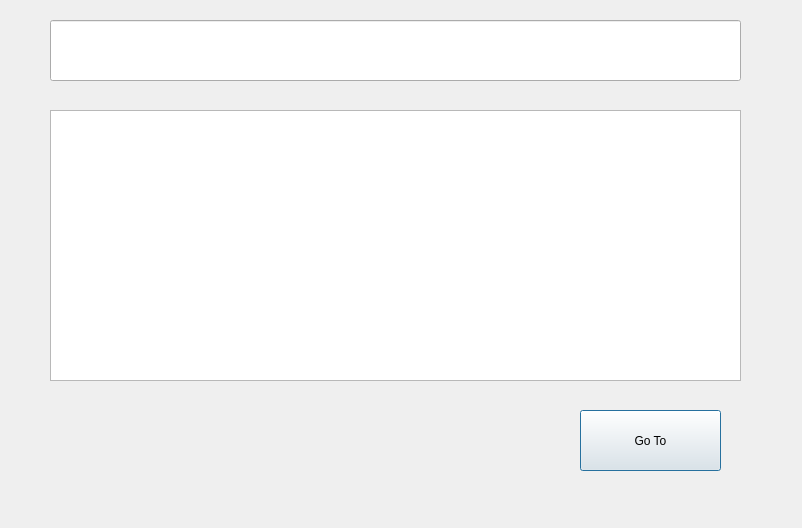
<?xml version="1.0" encoding="UTF-8"?>
<ui version="4.0">
 <class>Dialog</class>
 <widget class="QDialog" name="Dialog">
  <property name="geometry">
   <rect>
    <x>0</x>
    <y>0</y>
    <width>802</width>
    <height>528</height>
   </rect>
  </property>
  <property name="windowTitle">
   <string>Dialog</string>
  </property>
  <widget class="QLineEdit" name="lineEdit">
   <property name="geometry">
    <rect>
     <x>50</x>
     <y>20</y>
     <width>691</width>
     <height>61</height>
    </rect>
   </property>
  </widget>
  <widget class="QPlainTextEdit" name="plainTextEdit">
   <property name="geometry">
    <rect>
     <x>50</x>
     <y>110</y>
     <width>691</width>
     <height>271</height>
    </rect>
   </property>
  </widget>
  <widget class="QPushButton" name="pushButton">
   <property name="geometry">
    <rect>
     <x>580</x>
     <y>410</y>
     <width>141</width>
     <height>61</height>
    </rect>
   </property>
   <property name="text">
    <string>Go To</string>
   </property>
  </widget>
 </widget>
 <resources/>
 <connections/>
</ui>
